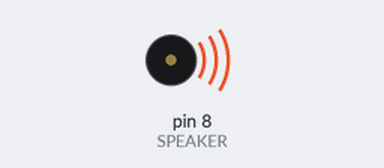
Recording of a sketch running on a simulated Arduino Uno, built with avr-gcc and run on an emulated ATmega328P. Shown: buzzer (waves = sounding).

Above: at 0.73 s.
At 5.3 s:
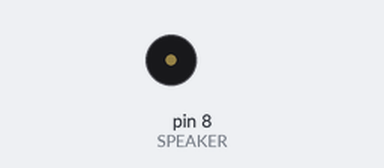
Timing chart, 0 to 6.8 s (numbered marks = the images above):
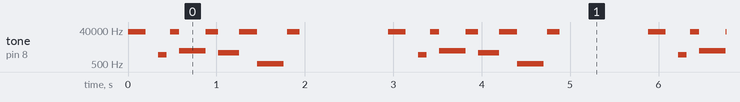

The sketch:

SIMPLE_Speaker.ino
```cpp
/*
  SIMPLE_SPEAKER

  Simple speaker is a script to output speaker at A2
  using tone https://www.arduino.cc/en/Reference/Tone

  modified 25 JAN 2016 for CU Robot Class
  by Chawanan Inkumnoi

 █████╗ ██╗   ██╗████████╗ ██████╗ ███████╗ █████╗ ██╗   ██╗███████╗
██╔══██╗██║   ██║╚══██╔══╝██╔═══██╗██╔════╝██╔══██╗██║   ██║██╔════╝
███████║██║   ██║   ██║   ██║   ██║███████╗███████║██║   ██║█████╗
██╔══██║██║   ██║   ██║   ██║   ██║╚════██║██╔══██║╚██╗ ██╔╝██╔══╝
██║  ██║╚██████╔╝   ██║   ╚██████╔╝███████║██║  ██║ ╚████╔╝ ███████╗
╚═╝  ╚═╝ ╚═════╝    ╚═╝    ╚═════╝ ╚══════╝╚═╝  ╚═╝  ╚═══╝  ╚══════╝


*/

#define SPEAKER 8


void setup() {


}

void loop() {


  tone(SPEAKER, 32767, 200); // Create our tone
  delay(340);


  tone(SPEAKER, 1661, 100);
  delay(140);


  tone(SPEAKER, 32767, 300);
  delay(100);


  tone(SPEAKER, 2794, 510);
  delay(300);


  tone(SPEAKER, 32767, 200);
  delay(140);


  tone(SPEAKER, 2093, 440);
  delay(240);


  tone(SPEAKER, 32767, 400);
  delay(200);


  tone(SPEAKER, 523, 300);
  delay(340);


  tone(SPEAKER, 32767, 200);
  delay(140);


  tone(SPEAKER, 2960, 520);
  noTone(8);

  delay(1000);

}
```

Measured:
- by itself, tone on pin 8 (SPEAKER): repeats every 2.9 s: silent 0.14 s, 1661 Hz 0.10 s, silent 0.04 s, 32767 Hz 0.10 s, 2794 Hz 0.30 s, 32767 Hz 0.14 s, 2093 Hz 0.24 s, 32767 Hz 0.20 s, 523 Hz 0.30 s, silent 0.04 s, 32767 Hz 0.14 s, silent 1.0 s, 32767 Hz 0.20 s
